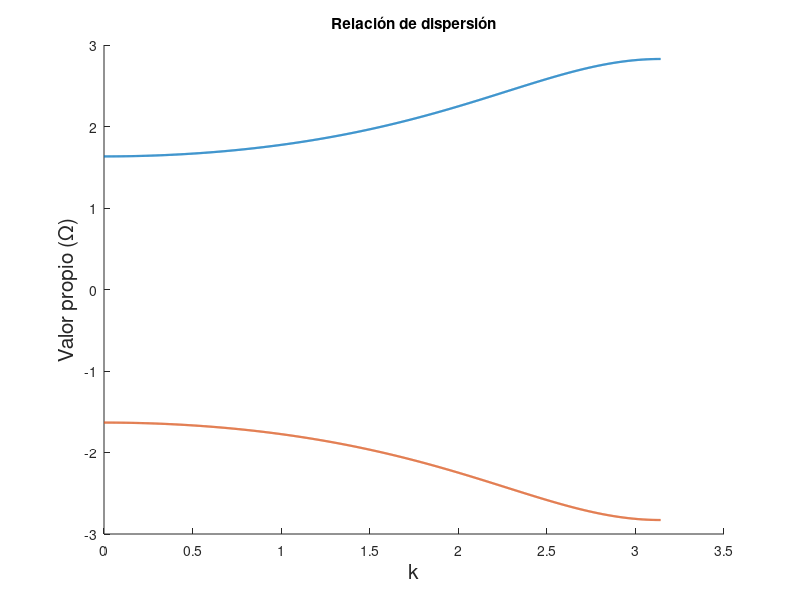
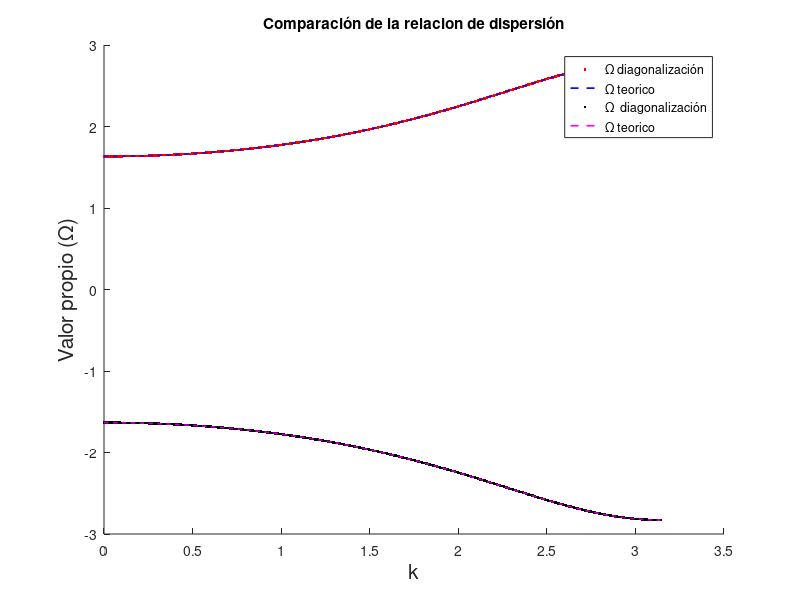

These charts were generated, in order, by the following MATLAB code:
clc; clear all; close all; 

N=1000; la=0.25; wn= 2; k=linspace(0,pi,N); zi=0.3; 

%%% PARTE LINEAL
om= (wn)./(sqrt(1+2*la*cos(k))); om2=-om; 

figure(1); hold on
plot(k,om,'LineWidth',1.6); plot(k,om2,'LineWidth',1.6) ; title('Relación de dispersión');
ylabel('Valor propio (\Omega)','FontSize',15); xlabel('k','FontSize',15)

%%%% LA MATRIZ DE AUTO VECTORES (LINEAL)
a= la*ones(1,N-1); b=ones(1,N); 
M= diag(a,-1) + diag(b,0) + diag(a,1) ; M(1,N)=la ; M(N,1)=la; Minv=inv(M); 

W=(wn.^2).*Minv; 

eigen=sqrt(eig(W)); 

figure(2); hold on  
plot(k,eigen,'red.','LineWidth',1.2) ; plot(k,om,'b--','LineWidth',1.2);  
plot(k,-eigen,'k.','LineWidth',1.2) ; plot(k,om2,'m--','LineWidth',1.2);  legend('\Omega diagonalización','\Omega teorico','\Omega  diagonalización','\Omega teorico') 
title('Comparación de la relacion de dispersión','LineWidth',1.2) ; 
ylabel('Valor propio (\Omega)','FontSize',15); xlabel('k','FontSize',15); 
